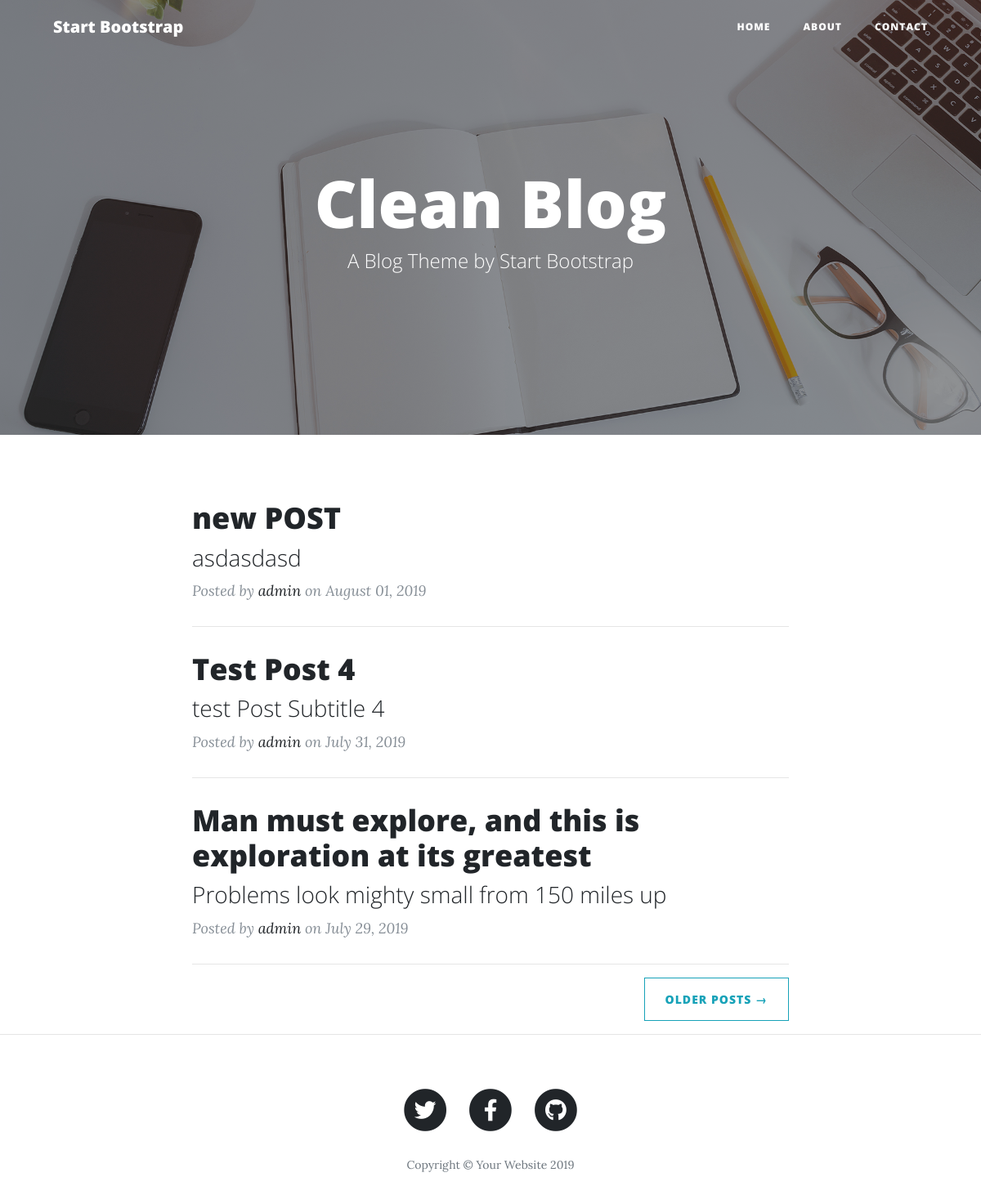
The page / on the database its author committed.
### blog/models.py (models this page shows, shortened)
class Post(models.Model):
	title = models.CharField(max_length = 100)
	subtitle = models.CharField(max_length = 100)
	content = RichTextField()
	author = models.ForeignKey(
	 'auth.User',
	 on_delete=models.CASCADE,
		)
	date = models.DateTimeField(auto_now_add=True)
	image = models.ImageField(upload_to='images/', null=True)
	class Meta:
		ordering = ['-date']

### blog/views.py (the view)
# urls.py: path('', BlogPageView.as_view(), name='index'),
class BlogPageView(ListView):
	model = Post
	template_name='index.html'
	paginate_by = 3

### templates/index.html (shortened to what this page needs)
{% extends 'temp/base.html' %}
{% load static %}
{% block content %}
  <header class="masthead" style="background-image: url('{% static "img/home-bg.jpg" %}')">
    <div class="overlay"></div>
    <div class="container">
      <div class="row">
        <div class="col-lg-8 col-md-10 mx-auto">
          <div class="site-heading">
            <h1>Clean Blog</h1>
            <span class="subheading">A Blog Theme by Start Bootstrap</span>
          </div>
        </div>
      </div>
    </div>
  </header>
  <div class="container">
    <div class="row">
      <div class="col-lg-8 col-md-10 mx-auto">
      {% for post in object_list %}
        <div class="post-preview">
          <a href="{% url 'post' post.pk %}">
            <h2 class="post-title">
             {{ post.title }}
            <h3 class="post-subtitle">
             {{ post.subtitle }}
            </h3>
          </a>
          <p class="post-meta">Posted by
            <a href="#">{{ post.author }}</a>
            on {{ post.date|date:"F d, Y" }}</p>
        </div>
        <hr>
      {% endfor %}
        <div class="clearfix">
           {% if is_paginated %}
               {% if page_obj.number == 1 %}
                   <a class="btn btn-outline-info float-right" href="?page=2">Older Posts &rarr;</a>
               {% endif %}
             {% endif %}
        </div>
      </div>
    </div>
  </div>
  <hr>
 {% endblock content %}

### templates/temp/base.html
{% include 'temp/header.html' %}
{% block content %}
{% endblock content %}
{% include 'temp/footer.html' %}

### templates/temp/header.html (shortened to what this page needs)
{% load static %}
<!DOCTYPE html>
<html lang="en">
<head>
  <link href="{% static 'vendor/bootstrap/css/bootstrap.min.css' %}" rel="stylesheet">
  <link href="{% static 'vendor/fontawesome-free/css/all.min.css' %}" rel="stylesheet" type="text/css">
  <link href="{% static 'css/clean-blog.min.css' %}" rel="stylesheet">
</head>
<body>
  <nav class="navbar navbar-expand-lg navbar-light fixed-top" id="mainNav">
    <div class="container">
      <a class="navbar-brand" href="index.html">Start Bootstrap</a>
     <div class="collapse navbar-collapse" id="navbarResponsive">
        <ul class="navbar-nav ml-auto">
          <li class="nav-item">
            <a class="nav-link" href="/">Home</a>
          </li>
          <li class="nav-item">
            <a class="nav-link" href="/about">About</a>
          </li>
          <li class="nav-item">
            <a class="nav-link" href="/contact">Contact</a>
          </li>
        </ul>
      </div>
    </div>
  </nav>

### templates/temp/footer.html (shortened to what this page needs)
{% load static %}
  <footer>
    <div class="container">
      <div class="row">
        <div class="col-lg-8 col-md-10 mx-auto">
          <ul class="list-inline text-center">
            <li class="list-inline-item">
              <a href="#">
                <span class="fa-stack fa-lg">
                  <i class="fas fa-circle fa-stack-2x"></i>
                  <i class="fab fa-twitter fa-stack-1x fa-inverse"></i>
                </span>
              </a>
            </li>
            <li class="list-inline-item">
              <a href="#">
                <span class="fa-stack fa-lg">
                  <i class="fas fa-circle fa-stack-2x"></i>
                  <i class="fab fa-facebook-f fa-stack-1x fa-inverse"></i>
                </span>
              </a>
            </li>
            <li class="list-inline-item">
              <a href="#">
                <span class="fa-stack fa-lg">
                  <i class="fas fa-circle fa-stack-2x"></i>
                  <i class="fab fa-github fa-stack-1x fa-inverse"></i>
                </span>
              </a>
            </li>
          </ul>
          <p class="copyright text-muted">Copyright &copy; Your Website 2019</p>
        </div>
      </div>
    </div>
  </footer>
</body>
</html>

### rows shown on the page
Post: title "new POST", subtitle "asdasdasd", author "admin", date "August 01, 2019"
Post: title "Test Post 4", subtitle "test Post Subtitle 4", author "admin", date "July 31, 2019"
Post: title "Man must explore, and this is exploration at its greatest", subtitle "Problems look mighty small from 150 miles up", author "admin", date "July 29, 2019"
